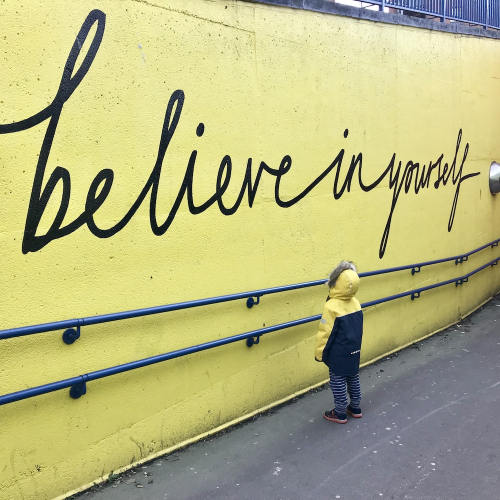
#> input picture image.jpeg, 1000 x 1000 px (shown at 1/2 size)
$ python main.py
#> lines starting #> are read from the running program, lines starting #| are printed output that depends on the picture
import cv2

source = "image.jpeg"
destination = "newImage3.png"
src = cv2.imread(source)
#> src is the input picture: shape (1000, 1000, 3); mean B, G, R 127.4, 180.4, 181.4
scale_percent = 10
# cv2.imshow("title", src)

# percentage by which the image is resized


# calculate the 50 percent of original dimension
width = int(src.shape[1] * scale_percent / 100)
#> width = 100
height = int(src.shape[0] * scale_percent / 100)
#> height = 100

# resize image
output = cv2.resize(src, (width, height))
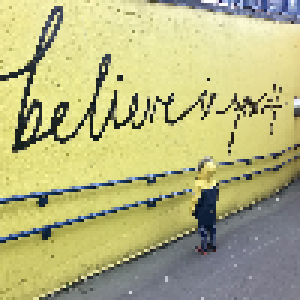
#> output: shape (100, 100, 3) (shown 3 times larger); mean B, G, R 127.7, 180.7, 181.7

cv2.imwrite(destination, output)
cv2.waitKey(0)
